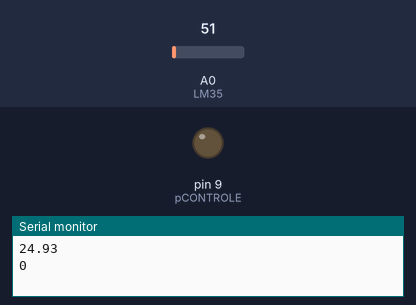
The sketch below on a simulated Arduino Uno, built with avr-gcc and run on an emulated ATmega328P. Shown: output pins drawn as LEDs (lit = HIGH), the last lines printed to the serial monitor. The test bench sets the inputs (shaded band); at power-on: A0 (LM35) = 51.

Above: at 0.1 s.
At 1.1 s:
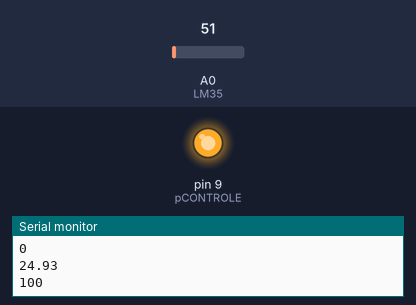
Timing chart, 0 to 2.6 s (numbered marks = the images above):
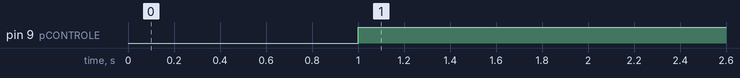

Measured:
- by itself, pin 9 (pCONTROLE): LOW → HIGH at 1.0 s

The sketch:

PID_Estufa.ino
```cpp
class PID{
public:

  double error, errorP;
  double sample;
  double lastSample;
  double kP, kI, kD, b=1.0, c=1.0;
  double P, I, D;
  double pid;

  double setPoint;
  long lastProcess;

  PID(double _kP, double _kI, double _kD){
    kP = _kP;
    kI = _kI;
    kD = _kD;
  }

  PID_2DOF(double _kP, double _kI, double _kD, double _b, double _c){
    kP = _kP;
    kI = _kI;
    kD = _kD;
  }

  void addNewSample(double _sample){
    sample = _sample;
  }

  void setSetPoint(double _setPoint){
    setPoint = _setPoint;
  }

  double process(){
    // Implementação P ID
    error = sample - setPoint;
    errorP = sample - setPoint*b;
    float deltaTime = (millis() - lastProcess) / 1000.0;
    lastProcess = millis();

    //P
    //P = error * kP;
    P = errorP*kP;
    //I
    I = I + (error * kI) * deltaTime;

    //D
    //D = (lastSample - sample) * kD / deltaTime;
    D = (c*lastSample - sample) * kD / deltaTime;
    lastSample = sample;

    // Soma tudo
    pid = P + I + D;

    if (pid >=255) pid = 255;
    else if (pid <= 0) pid = 0;


    return pid;
  }
};

//double A = 0.25*0.25;  //area da estrutura
// double Vmax = 20.63;  // variavel maxima
double Tmax= 75.00;
double setpoint_temp = 39; // temperatura desejada
int controlePwm; // pwm do motor

#define pCONTROLE 9
PID meuPid(-195, 0.02, 12.5);// ajuste Kp,Ti,Td
const int LM35 = A0; // Define o pino que lera a saída do LM35

void setup()
{
  Serial.begin(9600);
  meuPid.setSetPoint(setpoint_temp);
  meuPid.addNewSample(1000);
  pinMode(pCONTROLE, OUTPUT);
}


void loop()
{

  double temp = (float(analogRead(LM35))*5/(1023))/0.01; // solicitar temperatur do lm35
  meuPid.addNewSample(temp);
  controlePwm = (meuPid.process());
  analogWrite(pCONTROLE, controlePwm);
  int Pwm = map(controlePwm, 0,65,0,255);
  Serial.println(temp);
  //Serial.print("    ,");
  //Serial.print(setpoint_temp);
  //Serial.print("    ,");
  Serial.println(Pwm/10);
  delay(1000);
}
```
